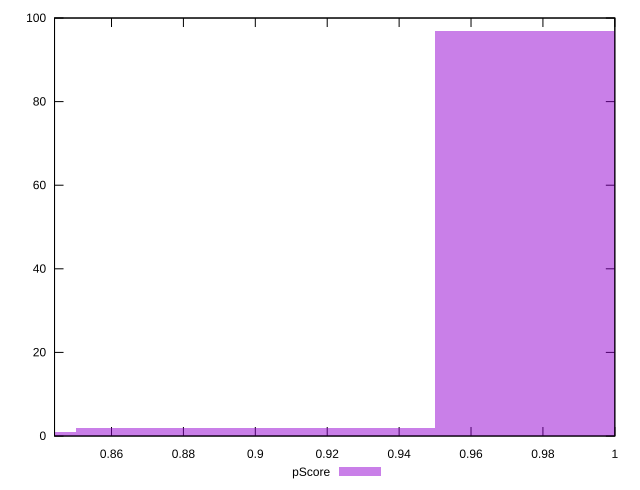

Here is the gnuplot script that generated this plot:
reset

$pScore <<EOF
1 97
0.9 2
0.8 1
EOF

set key outside below
set boxwidth 0.1
set xrange [0.8441508332888286:1]
set yrange [0:100]
set trange [0:100]
set style fill transparent solid 0.5 noborder
set terminal svg size 640, 490 enhanced background rgb 'white'
set output "report/report_00029_2021-02-24T13-36-40.390Z/uses-rel-preconnect/samples/music/pScore/histogram.svg"

plot $pScore title "pScore" with boxes

reset
